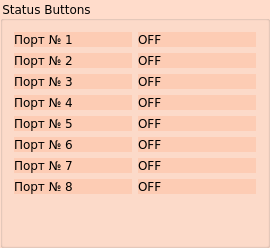
     <widget class="QGroupBox" name="groupBox">
      <property name="sizePolicy">
       <sizepolicy hsizetype="Fixed" vsizetype="Preferred">
        <horstretch>0</horstretch>
        <verstretch>0</verstretch>
       </sizepolicy>
      </property>
      <property name="minimumSize">
       <size>
        <width>270</width>
        <height>0</height>
       </size>
      </property>
      <property name="font">
       <font>
        <family>DejaVu Sans</family>
        <pointsize>9</pointsize>
        <weight>50</weight>
        <bold>false</bold>
       </font>
      </property>
      <property name="styleSheet">
       <string notr="true">background:rgba(255, 92, 16, 30)</string>
      </property>
      <property name="title">
       <string>Status Buttons</string>
      </property>
      <layout class="QGridLayout" name="gridLayout">
       <item row="5" column="1">
        <widget class="QLabel" name="label_status_port2_2">
         <property name="sizePolicy">
          <sizepolicy hsizetype="Preferred" vsizetype="MinimumExpanding">
           <horstretch>0</horstretch>
           <verstretch>0</verstretch>
          </sizepolicy>
         </property>
         <property name="maximumSize">
          <size>
           <width>16777215</width>
           <height>25</height>
          </size>
         </property>
         <property name="font">
          <font>
           <family>DejaVu Sans</family>
           <pointsize>9</pointsize>
           <weight>50</weight>
           <bold>false</bold>
          </font>
         </property>
         <property name="text">
          <string>OFF</string>
         </property>
        </widget>
       </item>
       <item row="0" column="0">
        <widget class="QLabel" name="label_2">
         <property name="sizePolicy">
          <sizepolicy hsizetype="Preferred" vsizetype="MinimumExpanding">
           <horstretch>0</horstretch>
           <verstretch>0</verstretch>
          </sizepolicy>
         </property>
         <property name="minimumSize">
          <size>
           <width>0</width>
           <height>0</height>
          </size>
         </property>
         <property name="maximumSize">
          <size>
           <width>16777215</width>
           <height>25</height>
          </size>
         </property>
         <property name="font">
          <font>
           <family>DejaVu Sans</family>
           <pointsize>9</pointsize>
           <weight>50</weight>
           <bold>false</bold>
          </font>
         </property>
         <property name="text">
          <string>Порт № 1</string>
         </property>
         <property name="margin">
          <number>6</number>
         </property>
        </widget>
       </item>
       <item row="6" column="0">
        <widget class="QLabel" name="label_26">
         <property name="sizePolicy">
          <sizepolicy hsizetype="Preferred" vsizetype="MinimumExpanding">
           <horstretch>0</horstretch>
           <verstretch>0</verstretch>
          </sizepolicy>
         </property>
         <property name="minimumSize">
          <size>
           <width>0</width>
           <height>0</height>
          </size>
         </property>
         <property name="maximumSize">
          <size>
           <width>16777215</width>
           <height>25</height>
          </size>
         </property>
         <property name="font">
          <font>
           <family>DejaVu Sans</family>
           <pointsize>9</pointsize>
           <weight>50</weight>
           <bold>false</bold>
          </font>
         </property>
         <property name="text">
          <string>Порт № 7</string>
         </property>
         <property name="margin">
          <number>6</number>
         </property>
        </widget>
       </item>
       <item row="3" column="0">
        <widget class="QLabel" name="label_5">
         <property name="sizePolicy">
          <sizepolicy hsizetype="Preferred" vsizetype="MinimumExpanding">
           <horstretch>0</horstretch>
           <verstretch>0</verstretch>
          </sizepolicy>
         </property>
         <property name="minimumSize">
          <size>
           <width>0</width>
           <height>0</height>
          </size>
         </property>
         <property name="maximumSize">
          <size>
           <width>16777215</width>
           <height>25</height>
          </size>
         </property>
         <property name="font">
          <font>
           <family>DejaVu Sans</family>
           <pointsize>9</pointsize>
           <weight>50</weight>
           <bold>false</bold>
          </font>
         </property>
         <property name="text">
          <string>Порт № 4</string>
         </property>
         <property name="margin">
          <number>6</number>
         </property>
        </widget>
       </item>
       <item row="7" column="1">
        <widget class="QLabel" name="label_status_port4_2">
         <property name="sizePolicy">
          <sizepolicy hsizetype="Preferred" vsizetype="MinimumExpanding">
           <horstretch>0</horstretch>
           <verstretch>0</verstretch>
          </sizepolicy>
         </property>
         <property name="maximumSize">
          <size>
           <width>16777215</width>
           <height>25</height>
          </size>
         </property>
         <property name="font">
          <font>
           <family>DejaVu Sans</family>
           <pointsize>9</pointsize>
           <weight>50</weight>
           <bold>false</bold>
          </font>
         </property>
         <property name="text">
          <string>OFF</string>
         </property>
        </widget>
       </item>
       <item row="4" column="0">
        <widget class="QLabel" name="label_25">
         <property name="sizePolicy">
          <sizepolicy hsizetype="Preferred" vsizetype="MinimumExpanding">
           <horstretch>0</horstretch>
           <verstretch>0</verstretch>
          </sizepolicy>
         </property>
         <property name="minimumSize">
          <size>
           <width>0</width>
           <height>0</height>
          </size>
         </property>
         <property name="maximumSize">
          <size>
           <width>16777215</width>
           <height>25</height>
          </size>
         </property>
         <property name="font">
          <font>
           <family>DejaVu Sans</family>
           <pointsize>9</pointsize>
           <weight>50</weight>
           <bold>false</bold>
          </font>
         </property>
         <property name="text">
          <string>Порт № 5</string>
         </property>
         <property name="margin">
          <number>6</number>
         </property>
        </widget>
       </item>
       <item row="2" column="0">
        <widget class="QLabel" name="label_4">
         <property name="sizePolicy">
          <sizepolicy hsizetype="Preferred" vsizetype="MinimumExpanding">
           <horstretch>0</horstretch>
           <verstretch>0</verstretch>
          </sizepolicy>
         </property>
         <property name="minimumSize">
          <size>
           <width>0</width>
           <height>0</height>
          </size>
         </property>
         <property name="maximumSize">
          <size>
           <width>16777215</width>
           <height>25</height>
          </size>
         </property>
         <property name="font">
          <font>
           <family>DejaVu Sans</family>
           <pointsize>9</pointsize>
           <weight>50</weight>
           <bold>false</bold>
          </font>
         </property>
         <property name="text">
          <string>Порт № 3</string>
         </property>
         <property name="margin">
          <number>6</number>
         </property>
        </widget>
       </item>
       <item row="6" column="1">
        <widget class="QLabel" name="label_status_port3_2">
         <property name="sizePolicy">
          <sizepolicy hsizetype="Preferred" vsizetype="MinimumExpanding">
           <horstretch>0</horstretch>
           <verstretch>0</verstretch>
          </sizepolicy>
         </property>
         <property name="maximumSize">
          <size>
           <width>16777215</width>
           <height>25</height>
          </size>
         </property>
         <property name="font">
          <font>
           <family>DejaVu Sans</family>
           <pointsize>9</pointsize>
           <weight>50</weight>
           <bold>false</bold>
          </font>
         </property>
         <property name="text">
          <string>OFF</string>
         </property>
        </widget>
       </item>
       <item row="4" column="1">
        <widget class="QLabel" name="label_status_port1_2">
         <property name="sizePolicy">
          <sizepolicy hsizetype="Preferred" vsizetype="MinimumExpanding">
           <horstretch>0</horstretch>
           <verstretch>0</verstretch>
          </sizepolicy>
         </property>
         <property name="maximumSize">
          <size>
           <width>16777215</width>
           <height>25</height>
          </size>
         </property>
         <property name="font">
          <font>
           <family>DejaVu Sans</family>
           <pointsize>9</pointsize>
           <weight>50</weight>
           <bold>false</bold>
          </font>
         </property>
         <property name="text">
          <string>OFF</string>
         </property>
        </widget>
       </item>
       <item row="7" column="0">
        <widget class="QLabel" name="label_24">
         <property name="sizePolicy">
          <sizepolicy hsizetype="Preferred" vsizetype="MinimumExpanding">
           <horstretch>0</horstretch>
           <verstretch>0</verstretch>
          </sizepolicy>
         </property>
         <property name="minimumSize">
          <size>
           <width>0</width>
           <height>0</height>
          </size>
         </property>
         <property name="maximumSize">
          <size>
           <width>16777215</width>
           <height>25</height>
          </size>
         </property>
         <property name="font">
          <font>
           <family>DejaVu Sans</family>
           <pointsize>9</pointsize>
           <weight>50</weight>
           <bold>false</bold>
          </font>
         </property>
         <property name="text">
          <string>Порт № 8</string>
         </property>
         <property name="margin">
          <number>6</number>
         </property>
        </widget>
       </item>
       <item row="1" column="0">
        <widget class="QLabel" name="label_3">
         <property name="sizePolicy">
          <sizepolicy hsizetype="Preferred" vsizetype="MinimumExpanding">
           <horstretch>0</horstretch>
           <verstretch>0</verstretch>
          </sizepolicy>
         </property>
         <property name="minimumSize">
          <size>
           <width>0</width>
           <height>0</height>
          </size>
         </property>
         <property name="maximumSize">
          <size>
           <width>16777215</width>
           <height>25</height>
          </size>
         </property>
         <property name="font">
          <font>
           <family>DejaVu Sans</family>
           <pointsize>9</pointsize>
           <weight>50</weight>
           <bold>false</bold>
          </font>
         </property>
         <property name="text">
          <string>Порт № 2</string>
         </property>
         <property name="margin">
          <number>6</number>
         </property>
        </widget>
       </item>
       <item row="1" column="1">
        <widget class="QLabel" name="label_status_port2">
         <property name="sizePolicy">
          <sizepolicy hsizetype="Preferred" vsizetype="MinimumExpanding">
           <horstretch>0</horstretch>
           <verstretch>0</verstretch>
          </sizepolicy>
         </property>
         <property name="maximumSize">
          <size>
           <width>16777215</width>
           <height>25</height>
          </size>
         </property>
         <property name="font">
          <font>
           <family>DejaVu Sans</family>
           <pointsize>9</pointsize>
           <weight>50</weight>
           <bold>false</bold>
          </font>
         </property>
         <property name="text">
          <string>OFF</string>
         </property>
        </widget>
       </item>
       <item row="0" column="1">
        <widget class="QLabel" name="label_status_port1">
         <property name="sizePolicy">
          <sizepolicy hsizetype="Preferred" vsizetype="MinimumExpanding">
           <horstretch>0</horstretch>
           <verstretch>0</verstretch>
          </sizepolicy>
         </property>
         <property name="maximumSize">
          <size>
           <width>16777215</width>
           <height>25</height>
          </size>
         </property>
         <property name="font">
          <font>
           <family>DejaVu Sans</family>
           <pointsize>9</pointsize>
           <weight>50</weight>
           <bold>false</bold>
          </font>
         </property>
         <property name="text">
          <string>OFF</string>
         </property>
        </widget>
       </item>
       <item row="5" column="0">
        <widget class="QLabel" name="label_23">
         <property name="sizePolicy">
          <sizepolicy hsizetype="Preferred" vsizetype="MinimumExpanding">
           <horstretch>0</horstretch>
           <verstretch>0</verstretch>
          </sizepolicy>
         </property>
         <property name="minimumSize">
          <size>
           <width>0</width>
           <height>0</height>
          </size>
         </property>
         <property name="maximumSize">
          <size>
           <width>16777215</width>
           <height>25</height>
          </size>
         </property>
         <property name="font">
          <font>
           <family>DejaVu Sans</family>
           <pointsize>9</pointsize>
           <weight>50</weight>
           <bold>false</bold>
          </font>
         </property>
         <property name="text">
          <string>Порт № 6</string>
         </property>
         <property name="margin">
          <number>6</number>
         </property>
        </widget>
       </item>
       <item row="8" column="0">
        <spacer name="verticalSpacer">
         <property name="font">
          <font>
           <family>DejaVu Sans</family>
           <pointsize>9</pointsize>
           <weight>50</weight>
           <bold>false</bold>
          </font>
         </property>
         <property name="orientation">
          <enum>Qt::Vertical</enum>
         </property>
         <property name="sizeHint" stdset="0">
          <size>
           <width>20</width>
           <height>40</height>
          </size>
         </property>
        </spacer>
       </item>
       <item row="3" column="1">
        <widget class="QLabel" name="label_status_port4">
         <property name="sizePolicy">
          <sizepolicy hsizetype="Preferred" vsizetype="MinimumExpanding">
           <horstretch>0</horstretch>
           <verstretch>0</verstretch>
          </sizepolicy>
         </property>
         <property name="maximumSize">
          <size>
           <width>16777215</width>
           <height>25</height>
          </size>
         </property>
         <property name="font">
          <font>
           <family>DejaVu Sans</family>
           <pointsize>9</pointsize>
           <weight>50</weight>
           <bold>false</bold>
          </font>
         </property>
         <property name="text">
          <string>OFF</string>
         </property>
        </widget>
       </item>
       <item row="2" column="1">
        <widget class="QLabel" name="label_status_port3">
         <property name="sizePolicy">
          <sizepolicy hsizetype="Preferred" vsizetype="MinimumExpanding">
           <horstretch>0</horstretch>
           <verstretch>0</verstretch>
          </sizepolicy>
         </property>
         <property name="maximumSize">
          <size>
           <width>16777215</width>
           <height>25</height>
          </size>
         </property>
         <property name="font">
          <font>
           <family>DejaVu Sans</family>
           <pointsize>9</pointsize>
           <weight>50</weight>
           <bold>false</bold>
          </font>
         </property>
         <property name="text">
          <string>OFF</string>
         </property>
        </widget>
       </item>
      </layout>
     </widget>
